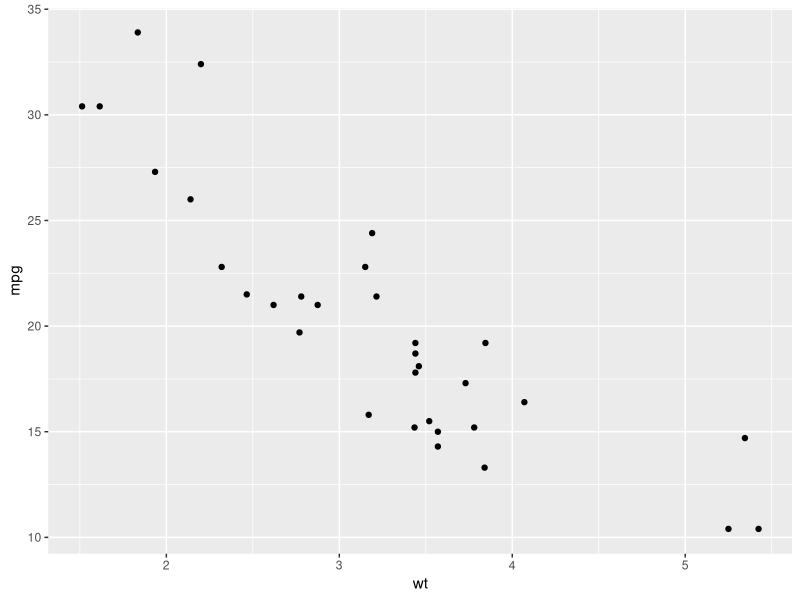
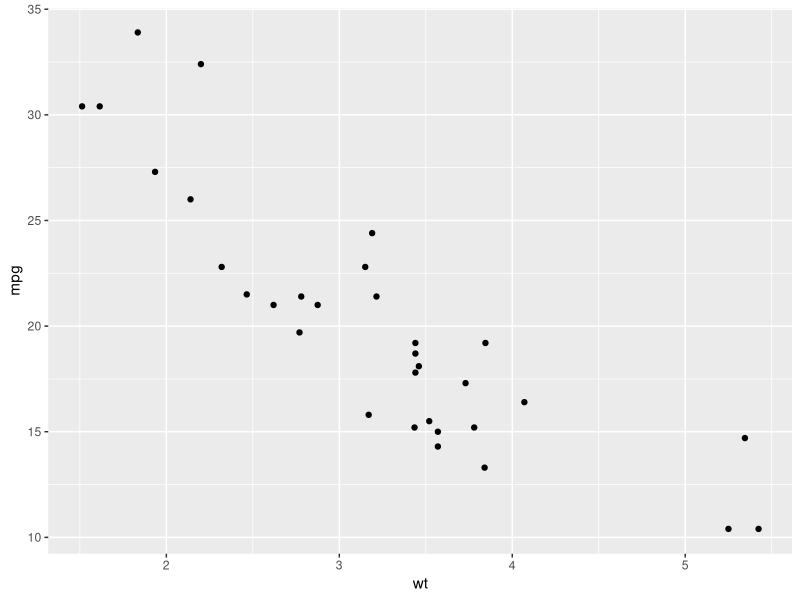
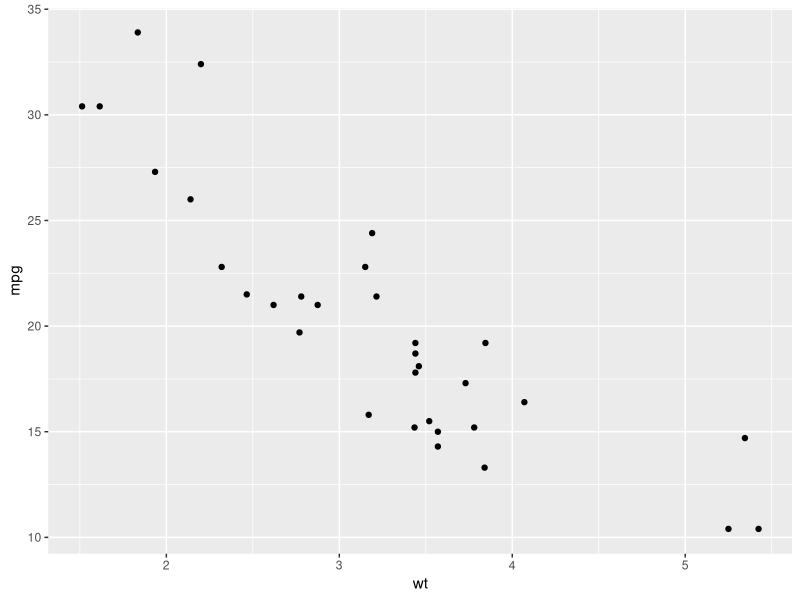
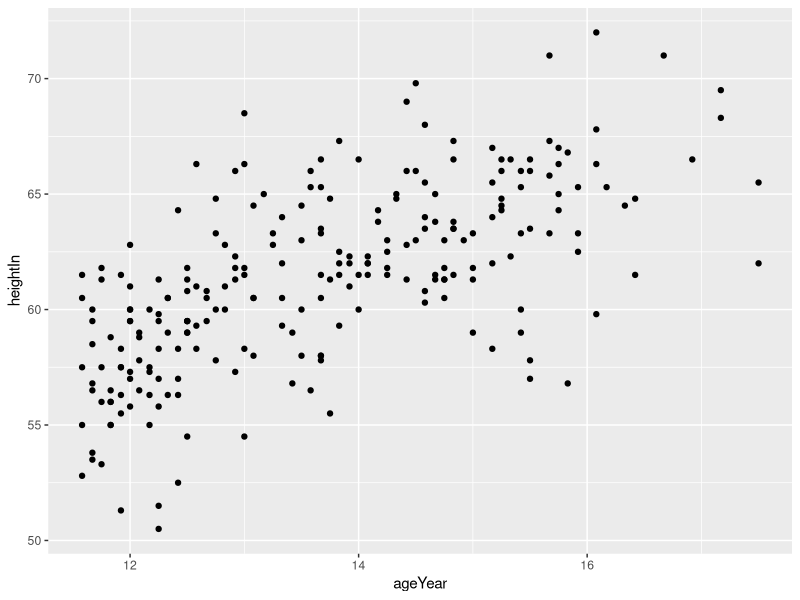
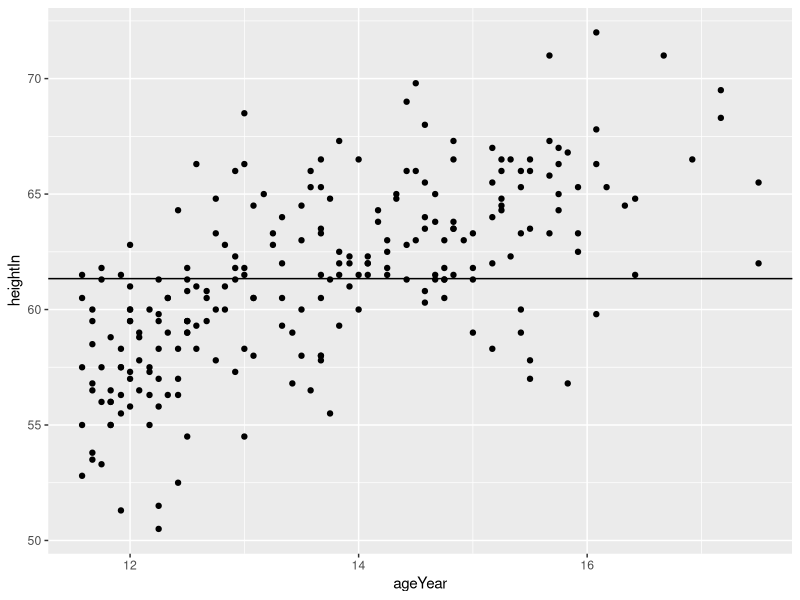
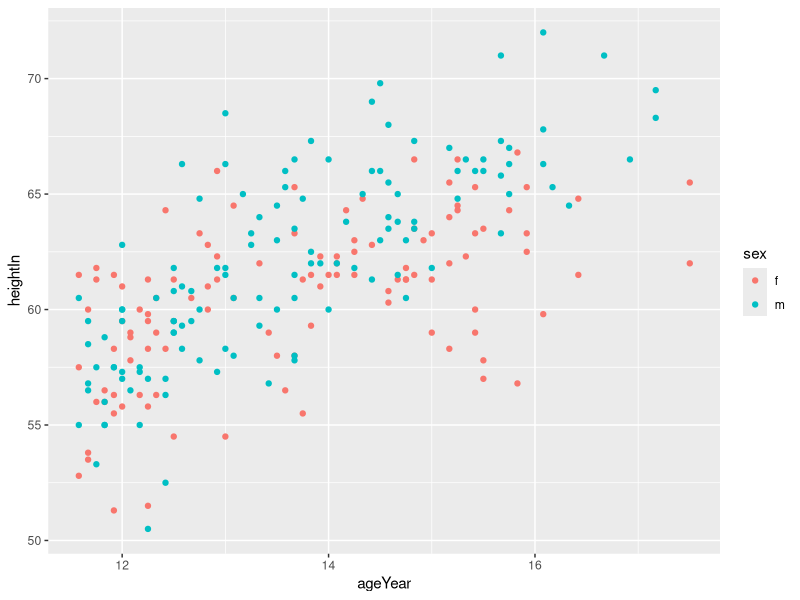
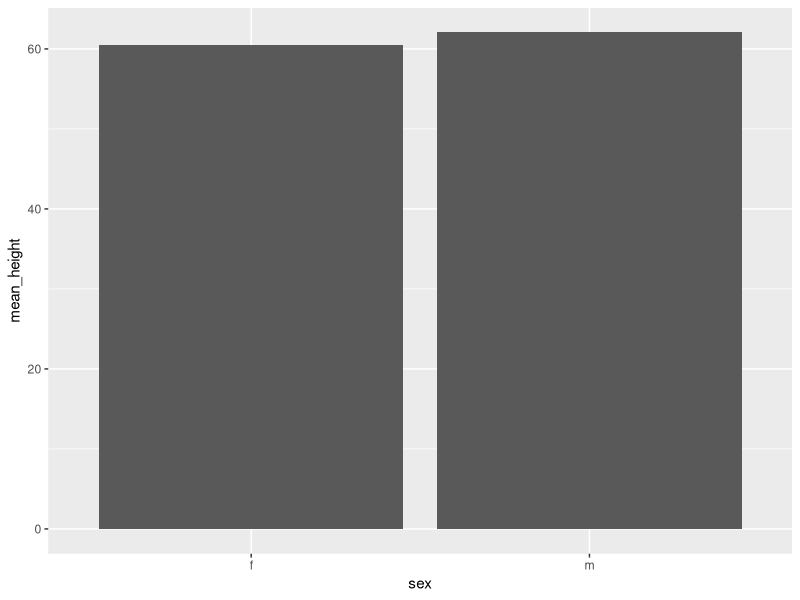
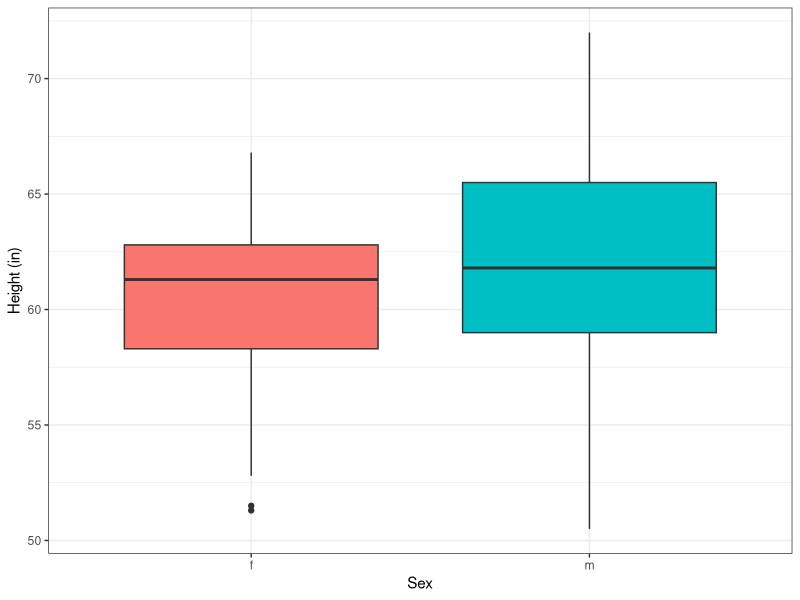

These figures' R source, in order:
## ---- chunk 1
knitr::opts_chunk$set(echo = TRUE)
library(ggplot2)
library(tidyverse)
library(here)
## ---- chunk 2
ggplot(mtcars, aes(x = wt, y = mpg)) +
    geom_point()
## ---- chunk 3
ggplot(mtcars) +
    geom_point(aes(x = wt, y = mpg))
## ---- chunk 4
ggplot() +
    geom_point(aes(x = wt, y = mpg),data=mtcars)
## ---- chunk 5
df.heightweight <- read_csv(here('_data','heightweight.csv'))
df.heightweight

ggplot(df.heightweight, aes(x = ageYear, y = heightIn)) + 
  geom_point()
## ---- chunk 6
ggplot(df.heightweight, aes(x = ageYear, y = heightIn)) +
  geom_point() +
  geom_hline(yintercept=mean(df.heightweight$heightIn))
## ---- chunk 7
ggplot(df.heightweight, aes(x = ageYear, y = heightIn, colour = sex)) +  
  geom_point()
## ---- chunk 8
by_sex <- df.heightweight %>% group_by(sex) %>% summarise(mean_height=mean(heightIn))
ggplot(by_sex) +
  geom_col(aes(x=sex,y=mean_height))
## ---- chunk 9
ggplot(df.heightweight) +
  geom_boxplot(aes(x=sex,y=heightIn,fill=sex)) +
  theme_bw() +
  labs(x='Sex',y='Height (in)') +
  theme(legend.position='none')
## ---- chunk 10
ggplot(df.heightweight) +
  geom_density(aes(x=heightIn,fill=sex),alpha=0.6) +
  labs(x='Height (in)',y='Density',fill='Sex') +
  theme_bw()
## ---- chunk 11
ggplot(df.heightweight, aes(x = ageYear, y = heightIn, colour = weightLb)) +
  geom_point()
## ---- chunk 12
ggplot(df.heightweight, aes(x = ageYear, y = heightIn, colour = weightLb)) +
  geom_point(size = 5)
## ---- chunk 13
ggplot(df.heightweight, aes(x = ageYear, y = heightIn, colour = weightLb)) +
  geom_point(size = 5, alpha = 0.5)
## ---- chunk 14
df_line_graph <- read_csv(here('_data','line.csv'))
df_line_graph
## ---- chunk 15
ggplot(df_line_graph, aes(x=monthNum, y = volume, colour=type)) + 
  geom_line()
## ---- chunk 16
ggplot(df_line_graph, aes(x=monthNum, y = volume, colour=type)) +
  geom_line() +
  theme_classic()
## ---- chunk 17
ggplot(df_line_graph, aes(x = monthNum, y = volume, colour = type)) +
  geom_line() +
  theme_classic() +
  geom_point(size = 4)
## ---- chunk 18
ordered.month.list <- unique(as.character(df_line_graph$month))
df_line_graph$month <- factor(df_line_graph$month, levels=ordered.month.list)
ggplot(df_line_graph, aes(x = month, y = volume, colour = type, group = type)) +
  geom_line() +
  theme_classic()
## ---- chunk 19
ggplot(df_line_graph, aes(x=month, y = volume, colour = type, group = type)) +
  geom_line() +
  theme_classic() +
  geom_text(data = df_line_graph[df_line_graph$month == "Dec", ], aes(label = type)
            , hjust=0.9, vjust=-0.5) +
  theme(legend.position=("none"))
## ---- chunk 20
ggplot(df_line_graph, aes(x=month, y = volume, colour = type, group = type)) +
  geom_line() +
  theme_classic() +
  geom_text(data = df_line_graph[df_line_graph$month == "Dec", ], aes(label = type),
            hjust=0.9, vjust=-0.5) +
  scale_color_manual(values= c("#3182bd", "#bdbdbd")) +
  theme(legend.position=("none"))
## ---- chunk 21
ggplot(df_line_graph, aes(x=month, y = volume, colour = type, group = type)) +
  geom_line(size=1) +
  theme_classic() +
  geom_text(data = df_line_graph[df_line_graph$month == "Dec", ], aes(label = type)
            , hjust=0.9, vjust=-0.5) +
  scale_color_manual(values= c("#3182bd", "#bdbdbd")) +
  theme(legend.position=("none"))
## ---- chunk 22
ggplot(df_line_graph, aes(x=month, y = volume, colour = type, group = type)) +
  geom_line(size=1) +
  theme_classic() +
  geom_text(data = df_line_graph[df_line_graph$month == "Dec", ], aes(label = type), 
            hjust=0.9, vjust=-0.5) +
  scale_color_manual(values= c("#3182bd", "#bdbdbd")) +
  theme(legend.position=("none"),axis.line = element_line(color = "#bdbdbd"))
## ---- chunk 23
ggplot(df_line_graph, aes(x=month, y = volume, colour = type, group = type)) +
  geom_line(size=1) +
  theme_classic() +
  geom_text(data = df_line_graph[df_line_graph$month == "Dec", ], aes(label = type),
            hjust=0.9, vjust=-0.5) +
  scale_color_manual(values= c("#3182bd", "#bdbdbd")) +
  theme(legend.position=("none"),
        axis.line = element_line(color = "#bdbdbd"),
        axis.ticks = element_line(color = "#bdbdbd")
  )
## ---- chunk 24
ggplot(df_line_graph, aes(x=month, y = volume, colour = type, group = type)) +
  geom_line(size=1) +
  theme_classic() +
  geom_text(data = df_line_graph[df_line_graph$month == "Dec", ], aes(label = type)
            , hjust=0.9, vjust=-0.5) +
  scale_color_manual(values= c("#3182bd", "#bdbdbd")) +
  theme(legend.position=("none")
        , axis.line = element_line(color = "#bdbdbd")
        , axis.ticks = element_line(color = "#bdbdbd")
        , axis.text = element_text(color = "#bdbdbd")
  )
## ---- chunk 25
ggplot(df_line_graph, aes(x=month, y = volume, colour = type, group = type)) +
  geom_line(size=1) +
  theme_classic() +
  geom_text(data = df_line_graph[df_line_graph$month == "Dec", ], aes(label = type)
            , hjust=0.9, vjust=-0.5) +
  scale_color_manual(values= c("#3182bd", "#bdbdbd")) +
  theme(legend.position=("none")
        , axis.line = element_line(color = "#bdbdbd")
        , axis.ticks = element_line(color = "#bdbdbd")
        , axis.text = element_text(color = "#bdbdbd")
        , axis.title = element_text(color = "#bdbdbd")
  )
